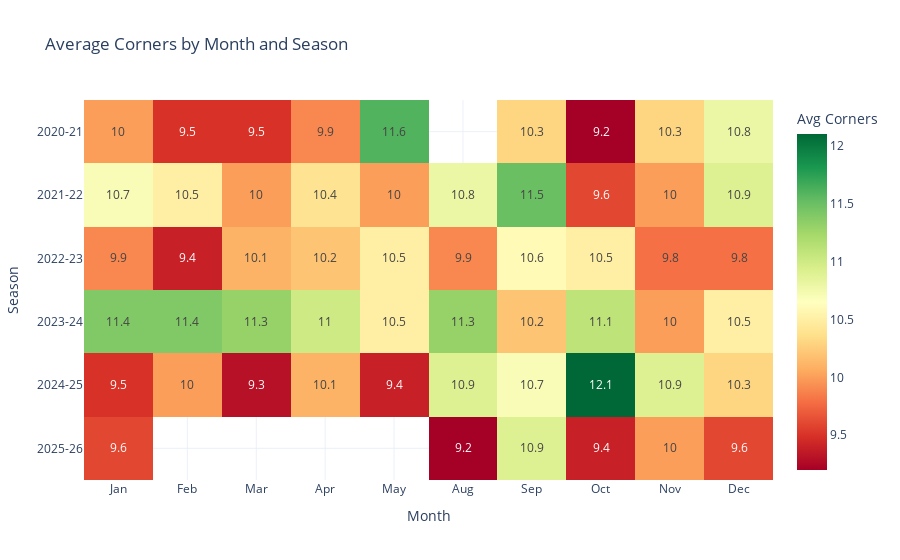

Notebook code cell kept with this figure:
### Code cell
# =============================================================================
# CELL 9: Monthly Patterns Heatmap
# =============================================================================

# Extract month from date
df['Month'] = df['Date'].dt.month
df['MonthName'] = df['Date'].dt.strftime('%b')

# Create pivot table: Season x Month
monthly_avg = df.pivot_table(
    values='TotalCorners',
    index='Season',
    columns='Month',
    aggfunc='mean'
).round(1)

# Rename columns to month names
month_names = {1: 'Jan', 2: 'Feb', 3: 'Mar', 4: 'Apr', 5: 'May', 6: 'Jun',
               7: 'Jul', 8: 'Aug', 9: 'Sep', 10: 'Oct', 11: 'Nov', 12: 'Dec'}
monthly_avg.columns = [month_names.get(m, m) for m in monthly_avg.columns]

fig = px.imshow(
    monthly_avg,
    title='Average Corners by Month and Season',
    labels=dict(x='Month', y='Season', color='Avg Corners'),
    template=PLOTLY_TEMPLATE,
    color_continuous_scale='RdYlGn',
    aspect='auto',
    text_auto=True
)
fig.show()

### Figure 1 — Plotly figure (JSON) as saved in the notebook; plotly's stock layout.template omitted (floating-point values rounded to 4 significant figures)
{"data": [{"coloraxis": "coloraxis", "hovertemplate": "Month: %{x}<br>Season: %{y}<br>Avg Corners: %{z}<extra></extra>", "name": "0", "texttemplate": "%{z}", "type": "heatmap", "x": ["Jan", "Feb", "Mar", "Apr", "May", "Aug", "Sep", "Oct", "Nov", "Dec"], "xaxis": "x", "y": ["2020-21", "2021-22", "2022-23", "2023-24", "2024-25", "2025-26"], "yaxis": "y", "z": [[10.0, 9.5, 9.5, 9.9, 11.6, NaN, 10.3, 9.2, 10.3, 10.8], [10.7, 10.5, 10.0, 10.4, 10.0, 10.8, 11.5, 9.6, 10.0, 10.9], [9.9, 9.4, 10.1, 10.2, 10.5, 9.9, 10.6, 10.5, 9.8, 9.8], [11.4, 11.4, 11.3, 11.0, 10.5, 11.3, 10.2, 11.1, 10.0, 10.5], [9.5, 10.0, 9.3, 10.1, 9.4, 10.9, 10.7, 12.1, 10.9, 10.3], [9.6, NaN, NaN, NaN, NaN, 9.2, 10.9, 9.4, 10.0, 9.6]]}], "layout": {"coloraxis": {"colorbar": {"title": {"text": "Avg Corners"}}, "colorscale": [[0, "rgb(165,0,38)"], [0.1, "rgb(215,48,39)"], [0.2, "rgb(244,109,67)"], [0.3, "rgb(253,174,97)"], [0.4, "rgb(254,224,139)"], [0.5, "rgb(255,255,191)"], [0.6, "rgb(217,239,139)"], [0.7, "rgb(166,217,106)"], [0.8, "rgb(102,189,99)"], [0.9, "rgb(26,152,80)"], [1, "rgb(0,104,55)"]]}, "title": {"text": "Average Corners by Month and Season"}, "xaxis": {"anchor": "y", "domain": [0, 1], "title": {"text": "Month"}}, "yaxis": {"anchor": "x", "autorange": "reversed", "domain": [0, 1], "title": {"text": "Season"}}}}
